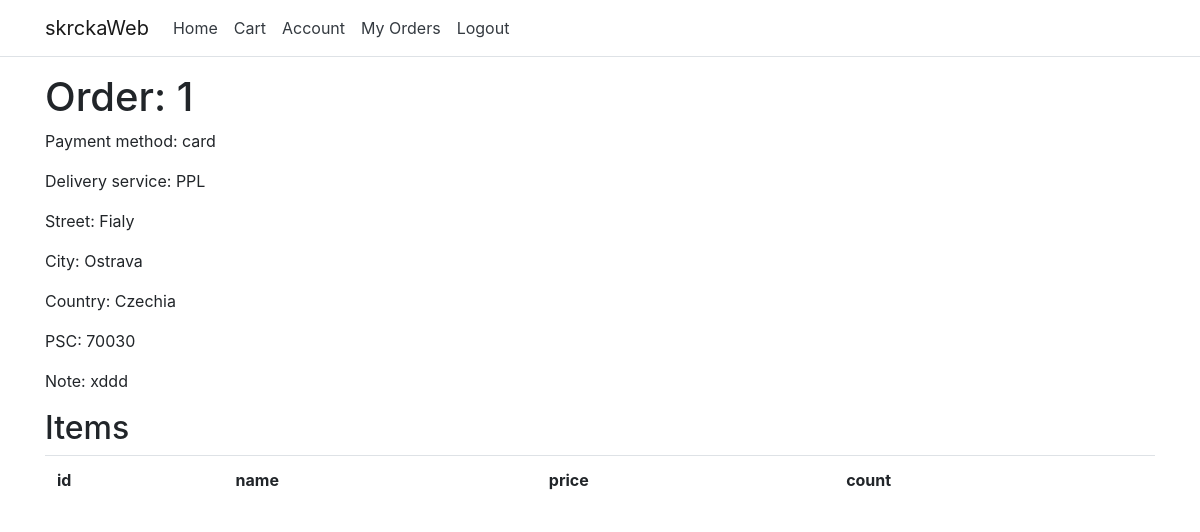
/shop/order_detail/1 (signed in), run on the app's committed database.
### shop/models.py (models this page shows, shortened)
class Order(models.Model):
    user = models.ForeignKey(get_user_model(), on_delete=models.CASCADE, default=0)
    payment_method = models.ForeignKey(PaymentMethod, on_delete=models.CASCADE, default=0)
    delivery_service = models.ForeignKey(DeliveryService, on_delete=models.CASCADE, default=0)
    street = models.CharField(max_length=255)
    city = models.CharField(max_length=255)
    country = models.CharField(max_length=255)
    psc = models.CharField(max_length=5)
    note = models.CharField(max_length=255)

class PaymentMethod(models.Model):
    name = models.CharField(max_length=255)
    desc = models.CharField(max_length=255)

class DeliveryService(models.Model):
    name = models.CharField(max_length=255)
    price = models.FloatField()

### shop/views.py (the view)
# urls.py: path('order_detail/<int:id>', views.order_detail, name='order_detail'),
@login_required
def order_detail(request, id):
    o = Order.objects.filter(id=id).first()
    ois = OrderItem.objects.filter(order_id=id)
    return render(request, 'order_detail.html',
                    {'o': o, 'ois': ois})

### shop/templates/order_detail.html (shortened to what this page needs)
{% extends 'base.html' %}
{% block content %}
<h1>Order: {{ o.id }}</h1>
<p>Payment method: {{ o.payment_method.name }}</p>
<p>Delivery service: {{ o.delivery_service.name }}</p>
<p>Street: {{ o.street }}</p>
<p>City: {{ o.city }}</p>
<p>Country: {{ o.country }}</p>
<p>PSC: {{ o.psc }}</p>
<p>Note: {{ o.note }}</p>
<h2>Items</h1>
    <table class="table">
        <tr>
            <th>id</th>
            <th>name</th>
            <th>price</th>
            <th>count</th>
        </tr>
    </table>
    {% endblock %}

### data on the page
Order: id "1", payment_method.name "card", delivery_service.name "PPL", street "Fialy", city "Ostrava", country "Czechia", psc "70030", note "xddd"
